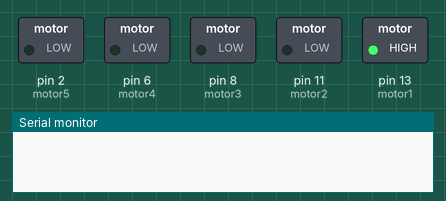
The sketch below on a simulated Arduino Uno, built with avr-gcc and run on an emulated ATmega328P. Parts: switched loads named in the sketch (green lamp = pin HIGH), the last lines printed to the serial monitor.

Above: at 0.4 s.
At 1.4 s:
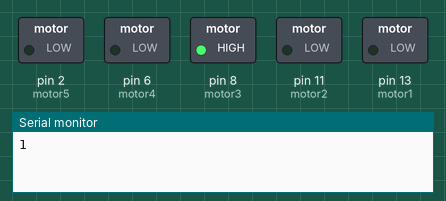
At 4.5 s:
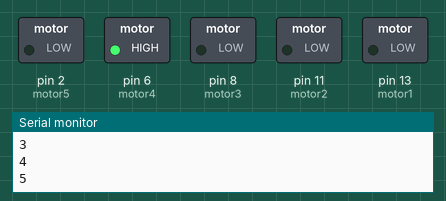
At 7.6 s:
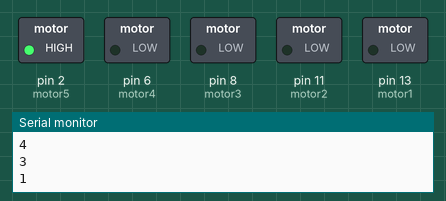
At 15.7 s:
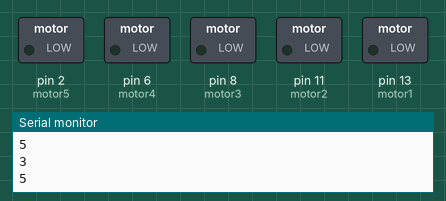
Timing chart, 0 to 22.5 s (numbered marks = the images above):
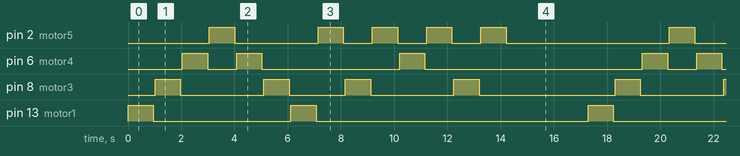

Measured:
- by itself, pin 2 (motor5): repeats every 17.3 s: LOW 3.1 s, 3 × (HIGH 0.95 s, LOW 1.1 s), HIGH 0.95 s, LOW 6.1 s, HIGH 0.95 s
- by itself, pin 6 (motor4): repeats every 17.3 s: LOW 1.1 s, HIGH 0.95 s, LOW 5.2 s, HIGH 0.95 s, LOW 8.2 s, HIGH 0.95 s
- by itself, pin 8 (motor3): repeats every 17.3 s: LOW 3.1 s, HIGH 0.95 s, LOW 2.1 s, HIGH 0.95 s, LOW 3.1 s, HIGH 0.95 s, LOW 5.1 s, HIGH 0.95 s
- by itself, pin 13 (motor1): repeats every 17.3 s: LOW 5.2 s, HIGH 0.95 s, LOW 10.2 s, HIGH 0.95 s

The sketch:

Tune_2.ino
```cpp
const int motor1 = 13;
const int motor2 = 11;
const int motor3 = 8;
const int motor4 = 6;
const int motor5 = 2;
int bpm = 60;
int timedur = 950;

void act_deact_motor1(int duration){
  digitalWrite(motor1, 150);
  delay(duration);
  digitalWrite(motor1, LOW);
  delay(70);
  Serial.println("1");
}
void act_motor1(){
  digitalWrite(motor1, 150);
}
void deact_motor1(){
  digitalWrite(motor1, LOW);
  delay(50);
}

void act_deact_motor2(int duration){
  digitalWrite(motor2, 150);
  delay(duration);
  digitalWrite(motor2, LOW);
  delay(70);
  Serial.println("2");
}
void act_motor2(){
  digitalWrite(motor2, HIGH);
}
void deact_motor2(){
  digitalWrite(motor2, LOW);
  delay(50);
}

void act_deact_motor3(int duration){
  digitalWrite(motor3, 150);
  delay(duration);
  digitalWrite(motor3, LOW);
  delay(70);
  Serial.println("3");
}
void act_motor3(){
  digitalWrite(motor3, HIGH);
}
void deact_motor3(){
  digitalWrite(motor3, LOW);
  delay(50);
}

void act_deact_motor4(int duration){
  digitalWrite(motor4, 150);
  delay(duration);
  digitalWrite(motor4, LOW);
  delay(70);
  Serial.println("4");
}
void act_motor4(){
  digitalWrite(motor4, HIGH);
}
void deact_motor4(){
  digitalWrite(motor4, LOW);
  delay(70);
}

void act_deact_motor5(int duration){
  digitalWrite(motor5, 150);
  delay(duration);
  digitalWrite(motor5, LOW);
  delay(70);
  Serial.println("5");
}
void act_motor5(){
  digitalWrite(motor5, HIGH);
}
void deact_motor5(){
  digitalWrite(motor5, LOW);
  delay(50);
}

void setup() {
  pinMode(motor1,OUTPUT);
  pinMode(motor2,OUTPUT);
  pinMode(motor3,OUTPUT);
  pinMode(motor4,OUTPUT);
  pinMode(motor5,OUTPUT);
  Serial.begin(9600);
}

void loop() {

  act_deact_motor1(timedur);
  act_deact_motor3(timedur);
  act_deact_motor4(timedur);
  act_deact_motor5(timedur);
  act_deact_motor4(timedur);
  act_deact_motor3(timedur);
  act_deact_motor1(timedur);
  act_deact_motor5(timedur);
  act_deact_motor3(timedur);
  act_deact_motor5(timedur);
  act_deact_motor4(timedur);
  act_deact_motor5(timedur);
  act_deact_motor3(timedur);
  act_deact_motor5(timedur);
  delay(3000);
}
```
